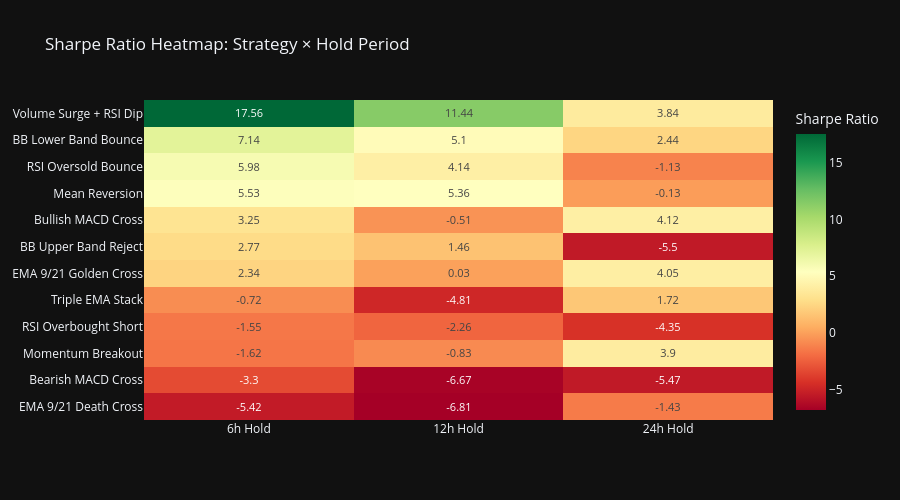

The notebook cell this image was saved under:
### Code cell
# Heatmap of Sharpe Ratio across strategies and hold periods
pivot_sharpe = df_results.pivot_table(index='Strategy', columns='Hold (hrs)', values='Sharpe Ratio', aggfunc='first')
pivot_sharpe = pivot_sharpe.reindex(df_6h['Strategy'].tolist())

fig = go.Figure(data=go.Heatmap(
    z=pivot_sharpe.values,
    x=[f'{h}h Hold' for h in pivot_sharpe.columns],
    y=pivot_sharpe.index,
    colorscale='RdYlGn',
    text=np.round(pivot_sharpe.values, 2),
    texttemplate='%{text}',
    textfont={'size': 11},
    colorbar_title='Sharpe Ratio'
))
fig.update_layout(
    title='Sharpe Ratio Heatmap: Strategy × Hold Period',
    height=500,
    template='plotly_dark',
    yaxis=dict(autorange='reversed')
)
fig.show()

### Figure 1 — Plotly figure (JSON) as saved in the notebook; plotly's stock layout.template omitted (floating-point values rounded to 4 significant figures)
{"data": [{"colorbar": {"title": {"text": "Sharpe Ratio"}}, "colorscale": [[0, "rgb(165,0,38)"], [0.1, "rgb(215,48,39)"], [0.2, "rgb(244,109,67)"], [0.3, "rgb(253,174,97)"], [0.4, "rgb(254,224,139)"], [0.5, "rgb(255,255,191)"], [0.6, "rgb(217,239,139)"], [0.7, "rgb(166,217,106)"], [0.8, "rgb(102,189,99)"], [0.9, "rgb(26,152,80)"], [1, "rgb(0,104,55)"]], "text": [[17.56, 11.44, 3.84], [7.14, 5.1, 2.44], [5.98, 4.14, -1.13], [5.53, 5.36, -0.13], [3.25, -0.51, 4.12], [2.77, 1.46, -5.5], [2.34, 0.03, 4.05], [-0.72, -4.81, 1.72], [-1.55, -2.26, -4.35], [-1.62, -0.83, 3.9], [-3.3, -6.67, -5.47], [-5.42, -6.81, -1.43]], "textfont": {"size": 11}, "texttemplate": "%{text}", "type": "heatmap", "x": ["6h Hold", "12h Hold", "24h Hold"], "y": ["Volume Surge + RSI Dip", "BB Lower Band Bounce", "RSI Oversold Bounce", "Mean Reversion", "Bullish MACD Cross", "BB Upper Band Reject", "EMA 9/21 Golden Cross", "Triple EMA Stack", "RSI Overbought Short", "Momentum Breakout", "Bearish MACD Cross", "EMA 9/21 Death Cross"], "z": [[17.56, 11.44, 3.835], [7.143, 5.096, 2.441], [5.978, 4.136, -1.128], [5.528, 5.355, -0.1345], [3.25, -0.512, 4.124], [2.767, 1.461, -5.5], [2.342, 0.032, 4.053], [-0.72, -4.809, 1.716], [-1.553, -2.264, -4.346], [-1.624, -0.8344, 3.903], [-3.302, -6.666, -5.473], [-5.42, -6.81, -1.425]]}], "layout": {"height": 500, "title": {"text": "Sharpe Ratio Heatmap: Strategy × Hold Period"}, "yaxis": {"autorange": "reversed"}}}
